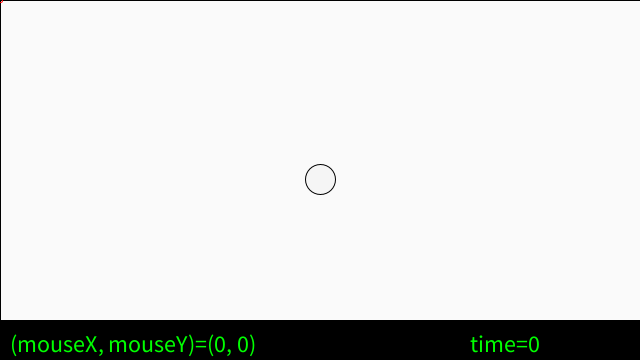
Frame 1 (no input)
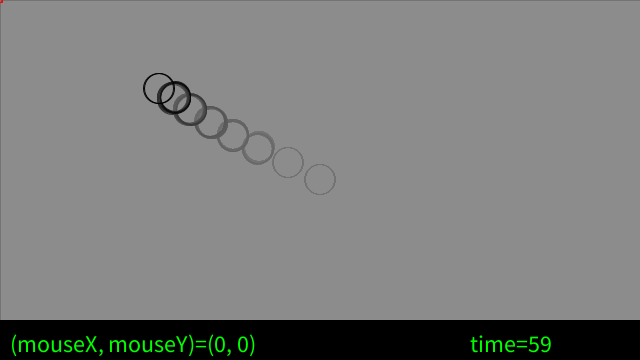
Frame 60 (the mouse pressed at the canvas centre just before this capture)
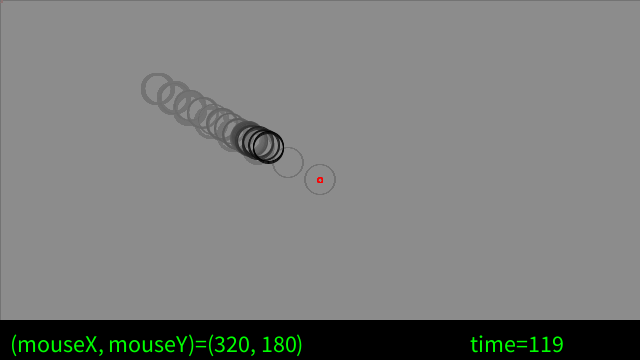
Frame 120 (the mouse held since frame 60 and released just before this capture)

The Processing sketch that drew these frames (run headless with seeded random() and noise(); from frame 60 on, the mouse is pressed at the canvas centre):

// Processing sketch: processing_165329
// ── processing_165329.pde

////////////////////////////////////////////
//  random walker
////////////////////////////////////////////

/////
Walker w;            //「Walker型」の「変数」（オブジェクト） w の宣言
int t;
int r;
int v_x;
int v_y;
/////
void setup(){        //「前準備」
  size(640,360);
  w = new Walker();  // オブジェクト w の生成
  background(255);
}
/////
void draw(){         //「メイン関数」（無限ループ）
  fill(120,10);
  rect(0,0,width, height);
  
  w.step();          //オブジェクト w に歩かせる
  w.display();       //オブジェクト w に自分を表示してもらう
  drawPointer();
  drawTexts();
  t++;
}

void drawPointer (){
  stroke(255,0,0);
  noFill();
  ellipse(mouseX, mouseY, 5,5);
}

void drawTexts(){
  noStroke();
  fill(0);
  rect(0, height -40, width, 40);
  textSize(24);
  fill(0,255,0);
  text("time=" +t, width/2 + 150, height -8);
  text("(mouseX, mouseY)=("+ mouseX + ", " + mouseY + ")", 10, height -8);
}
/////
///// クラス定義
class Walker{ //クラス名の最初は大文字で
  int x;      //状態変数
  int y;      //状態変数
  Walker(){   //コンストラクタ（初期化のためのメソッド．new で呼び出される）
    x = width/2;  //窓の中心に
    y = height/2; //窓の中心に
  }
  void display(){ //表示用メソッド
    stroke(0);    //黒色に
    ellipse(x, y, 30,30);
    //point(x, y);  //座標(x, y)に点を描画
    
  }
  void step(){    //「歩く」メソッド    
    int choice = int(random(5)); // 0,1,2,3 のいずれか
    if(choice == 0){
      x++;
    }else if(choice == 1){
      x--;
    }else if(choice == 2){
      y++;
    }else if(choice == 3){
      y--;
    }else{
      v_x=(mouseX-x);
      v_y=(mouseY-y);
      // 距離
      x=x+v_x/10;
      y=y+v_y/10;
    }
  }
  
}
